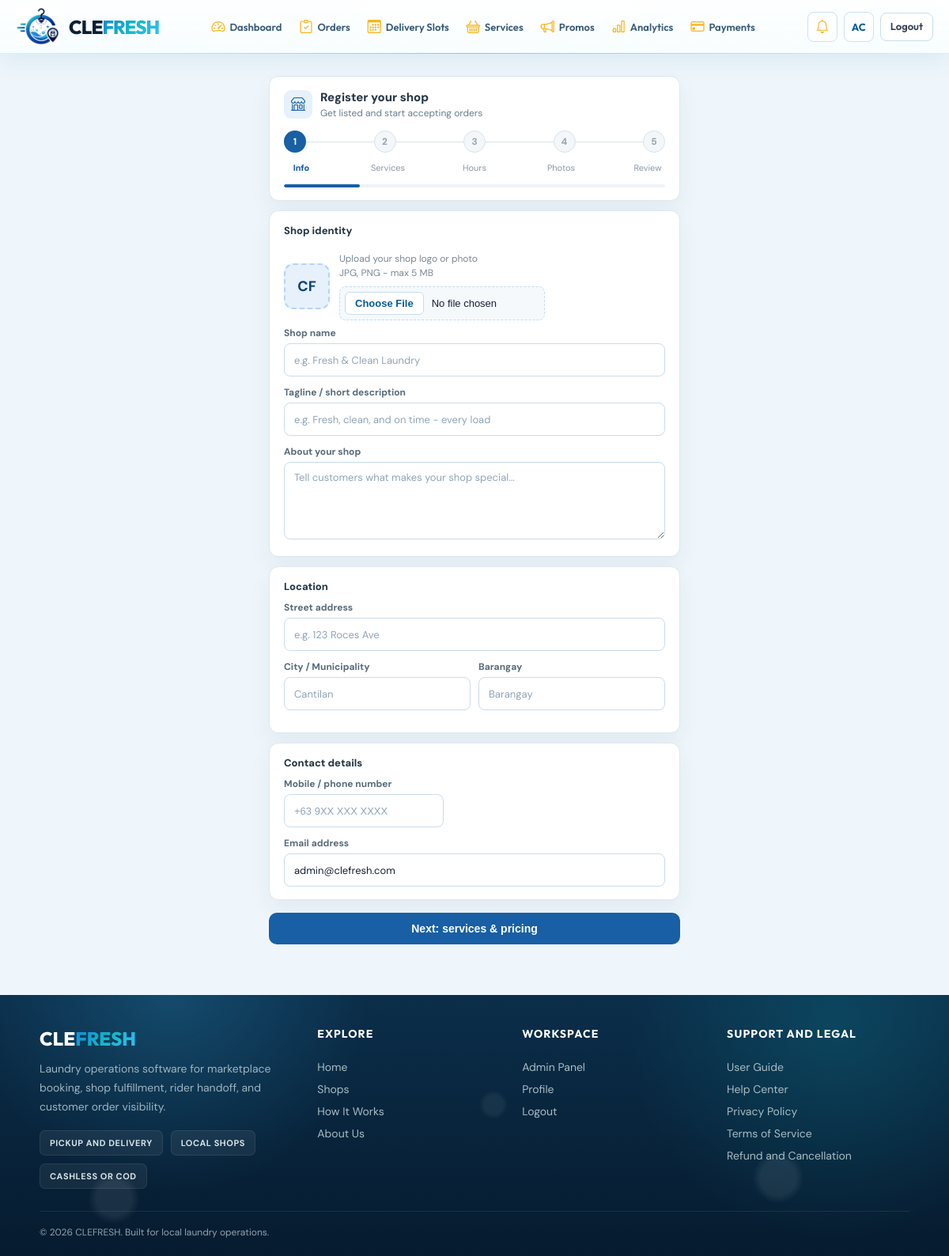
Page /shop-dashboard/register/ (signed in) on the committed database.
### accounts/models.py (models this page shows, shortened)
class User(AbstractUser):
    ROLE_CHOICES = [
        ('customer', 'Customer'),
        ('shop_owner', 'Shop Owner'),
        ('rider', 'Rider'),
        ('admin', 'Administrator'),
    ]
    SSO_CHOICES = [
        ('none', 'None'),
        ('google', 'Google'),
        ('facebook', 'Facebook'),
    ]
    role = models.CharField(max_length=20, choices=ROLE_CHOICES, blank=True, default='')
    contact_number = models.CharField(max_length=20, blank=True)
    address = models.TextField(blank=True)
    profile_picture = models.ImageField(upload_to=_profile_upload, blank=True, null=True, validators=[validate_image_upload])
    sso_provider = models.CharField(max_length=20, choices=SSO_CHOICES, default='none')
    email_notifications_enabled = models.BooleanField(default=True)
    email_verified = models.BooleanField(default=False)

### shops/views.py (the view, shortened to what this page needs)
# urls.py: path('register/', views.register_shop_view, name='register_shop'),
@role_required('shop_owner')
def register_shop_view(request):
    existing = request.user.shops.first()
    if existing and existing.status in ('approved', 'suspended'):
        if existing.status == 'suspended':
            messages.error(request, 'Your shop is suspended. Please contact support.')
            return redirect('shop_dashboard')
        return redirect('edit_shop')
    return render(request, 'shop_dashboard/register_shop.html', {'shop': existing})

### clefresh/context_processors.py (called while the page is built)
def google_maps_key(request):
    if request.path == '/' or any(request.path.startswith(p) for p in _MAP_PATHS):
        return {'GOOGLE_MAPS_API_KEY': settings.GOOGLE_MAPS_API_KEY}
    return {}

def paymongo_public_key(request):
    if request.path.startswith('/payment/'):
        return {'PAYMONGO_PUBLIC_KEY': settings.PAYMONGO_PUBLIC_KEY}
    return {}

def navigation_context(request):
    return {
        'is_shop_owner_area': request.path.startswith('/shop-dashboard/'),
        'NOTIFICATIONS_SSE': settings.NOTIFICATIONS_SSE,
    }

### templates/shop_dashboard/register_shop.html (shortened to what this page needs)
{% extends 'base.html' %}
{% block content %}
<div class="owner-onboarding">
  <form class="owner-shell" method="post" enctype="multipart/form-data" id="shopOnboardingForm">
    <div class="owner-card">
      <div class="owner-title-row">
        <div class="owner-icon"><i class="bi bi-shop"></i></div>
        <div>
          <div class="owner-title">Register your shop</div>
          <div class="owner-subtitle">Get listed and start accepting orders</div>
        </div>
      </div>
      <div class="step-bar">
        <div class="step-dot step-active" id="d1">1</div>
        <div class="step-line" id="l12"></div>
        <div class="step-dot step-todo" id="d2">2</div>
        <div class="step-line" id="l23"></div>
        <div class="step-dot step-todo" id="d3">3</div>
        <div class="step-line" id="l34"></div>
        <div class="step-dot step-todo" id="d4">4</div>
        <div class="step-line" id="l45"></div>
        <div class="step-dot step-todo" id="d5">5</div>
      </div>
      <div class="step-label-row">
        <div class="step-lbl-item cur" id="lbl1">Info</div>
        <div class="step-lbl-item" id="lbl2">Services</div>
        <div class="step-lbl-item" id="lbl3">Hours</div>
        <div class="step-lbl-item" id="lbl4">Photos</div>
        <div class="step-lbl-item" id="lbl5">Review</div>
      </div>
      <div class="progress-wrap"><div class="progress-fill" id="progressFill" style="width:20%"></div></div>
    </div>
    <div class="step-page active" id="page1">
      <div class="owner-card">
        <div class="section-head">Shop identity</div>
        <div class="avatar-row">
          <div class="avatar-circle" id="avatarCircle">CF</div>
          <div>
            <div class="upload-hint">Upload your shop logo or photo<br>JPG, PNG - max 5 MB</div>
            <input class="file-input" type="file" name="logo" accept="image/*">
          </div>
        </div>
        <div class="field-row">
          <div class="owner-lbl">Shop name</div>
          <input type="text" name="name" id="shopName" required placeholder="e.g. Fresh & Clean Laundry" value="{{ shop.name|default:'' }}">
        </div>
        <div class="field-row">
          <div class="owner-lbl">Tagline / short description</div>
          <input type="text" name="tagline" placeholder="e.g. Fresh, clean, and on time - every load">
        </div>
        <div class="field-row">
          <div class="owner-lbl">About your shop</div>
          <textarea name="description" rows="4" placeholder="Tell customers what makes your shop special...">{{ shop.description|default:'' }}</textarea>
        </div>
      </div>
      <div class="owner-card">
        <div class="section-head">Location</div>
        <div class="field-row">
          <div class="owner-lbl">Street address</div>
          <input type="text" name="street_address" id="streetAddress" required placeholder="e.g. 123 Roces Ave">
        </div>
        <div class="two-col">
          <div class="field-row">
            <div class="owner-lbl">City / Municipality</div>
            <input type="text" name="city" id="city" required placeholder="Cantilan">
          </div>
          <div class="field-row">
            <div class="owner-lbl">Barangay</div>
            <input type="text" name="barangay" id="barangay" placeholder="Barangay">
          </div>
        </div>
      </div>
      <div class="owner-card">
        <div class="section-head">Contact details</div>
        <div class="field-row">
          <div class="owner-lbl">Mobile / phone number</div>
          <input type="tel" name="contact" id="contact" placeholder="+63 9XX XXX XXXX" value="{{ shop.contact|default:'' }}">
        </div>
        <div class="field-row">
          <div class="owner-lbl">Email address</div>
          <input type="email" name="shop_email" id="shopEmail" placeholder="shop@example.com" value="{{ user.email }}">
        </div>
      </div>
      <button class="cta" type="button" data-next="2">Next: services & pricing</button>
    </div>
  </form>
</div>
{% endblock %}

### templates/base.html (shortened to what this page needs)
{% load static socialaccount %}
<!DOCTYPE html>
<html lang="en">
<head>
  <link rel="stylesheet" href="{% static 'vendor/bootstrap-icons-1.11.3/bootstrap-icons.min.css' %}">
  <link rel="stylesheet" href="{% static 'css/style.css' %}">
</head>
<body{% if not NOTIFICATIONS_SSE %} data-notif-sse="off"{% endif %}>
  <div class="site-water-bg" aria-hidden="true">
    <span class="site-bubble site-bubble-4"></span>
    <span class="site-bubble site-bubble-6"></span>
  </div>
  <header class="topbar{% if user.is_authenticated and user.role != 'customer' %}{% if is_shop_owner_area or is_shop_owner_home or user.role == 'admin' or user.is_superuser %} topbar--long-nav{% endif %}{% endif %}">
    <a href="/" class="topbar-logo" aria-label="CLEFRESH — home">
      <img src="{% static 'img/logo.webp' %}" alt="" class="topbar-logo-img" aria-hidden="true">
      <div class="topbar-logo-text">
        <span class="brand-name"><span class="brand-cle">CLE</span><span class="brand-fresh">FRESH</span></span>
      </div>
    </a>
    <nav class="topbar-nav" id="topbarNav" aria-label="Main navigation">
      {% block topbar_nav %}
      {% if user.is_authenticated and user.role == 'customer' %}
        <a href="{% url 'home' %}"{% if request.resolver_match.url_name == 'home' %} aria-current="page" class="active-nav"{% endif %}>Home</a>
        <a href="{% url 'order_list' %}"{% if request.resolver_match.url_name == 'order_list' %} aria-current="page" class="active-nav"{% endif %}>My Orders</a>
      {% elif is_shop_owner_area or is_shop_owner_home %}
        <a href="{% url 'shop_dashboard' %}"{% if request.resolver_match.url_name == 'shop_dashboard' %} aria-current="page" class="active-nav"{% endif %}><i class="bi bi-speedometer2 topbar-nav-icon" aria-hidden="true"></i>Dashboard</a>
        <a href="{% url 'shop_dashboard_orders' %}"><i class="bi bi-clipboard-check topbar-nav-icon" aria-hidden="true"></i>Orders</a>
        <a href="{% url 'shop_dashboard_slots' %}"><i class="bi bi-calendar3 topbar-nav-icon" aria-hidden="true"></i>Delivery Slots</a>
        <a href="{% url 'shop_dashboard_services' %}"><i class="bi bi-basket topbar-nav-icon" aria-hidden="true"></i>Services</a>
        <a href="{% url 'shop_dashboard_promos' %}"><i class="bi bi-megaphone topbar-nav-icon" aria-hidden="true"></i>Promos</a>
        <a href="{% url 'shop_dashboard_analytics' %}"><i class="bi bi-bar-chart topbar-nav-icon" aria-hidden="true"></i>Analytics</a>
        <a href="{% url 'shop_dashboard_payments' %}"><i class="bi bi-credit-card topbar-nav-icon" aria-hidden="true"></i>Payments</a>
      {% elif user.is_authenticated and user.role == 'rider' %}
      {% elif is_shop_site and shop %}
        <a href="{% url 'shop_detail' shop.id %}">{{ shop.name|truncatechars:18 }}</a>
        <a href="{% url 'shop_site_services' shop.id %}">Services</a>
        <a href="{% url 'shop_site_how_it_works' shop.id %}">How It Works</a>
        <a href="{% url 'shop_site_about' shop.id %}">About Us</a>
      {% else %}
        <a href="{% url 'home' %}"{% if request.resolver_match.url_name == 'home' %} aria-current="page" class="active-nav"{% endif %}>Home</a>
        <a href="{% url 'home' %}#services">Services</a>
        <a href="{% url 'home' %}#how-it-works">How It Works</a>
        <a href="{% url 'home' %}#about-us">About Us</a>
      {% endif %}
      {% endblock topbar_nav %}
    </nav>
    <div class="topbar-right">
      {% if user.is_authenticated %}
        <div class="notif-wrapper">
          <button class="notif-btn" id="notifBtn" onclick="toggleNotifDropdown()" aria-label="Notifications" aria-expanded="false" aria-controls="notifDropdown" aria-haspopup="true">
            <i class="bi bi-bell" aria-hidden="true"></i>
          </button>
        </div>
        <a href="{% url 'profile' %}" class="topbar-avatar">
          {{ user.first_name|first|upper|default:user.email|first|upper }}{{ user.last_name|first|upper|default:"" }}
        </a>
        <a href="{% url 'logout' %}" class="btn btn-ghost btn-sm topbar-logout" data-logout>Logout</a>
      {% else %}
        <a href="{% url 'login' %}" class="btn btn-ghost btn-sm" data-login-modal>Login</a>
        <a href="{% url 'register' %}" class="btn btn-sm topbar-register" data-register-modal>Register</a>
      {% endif %}
    </div>
  </header>
  <main id="main-content">{% block content %}{% endblock %}</main>
  <footer class="footer">
    <div class="footer-shell">
      <div class="footer-grid">
        <div class="footer-brand">
          <a href="/" class="footer-logo"><span class="brand-cle">CLE</span><span class="brand-fresh">FRESH</span></a>
          <p>Laundry operations software for marketplace booking, shop fulfillment, rider handoff, and customer order visibility.</p>
          <div class="footer-badges">
            <span>Pickup and Delivery</span>
            <span>Local Shops</span>
            <span>Cashless or COD</span>
          </div>
        </div>
        <div class="footer-col">
          <h3>Explore</h3>
          <a href="{% url 'home' %}">Home</a>
          <a href="{% url 'shop_list' %}">Shops</a>
          <a href="{% url 'home' %}#how-it-works">How It Works</a>
          <a href="{% url 'home' %}#about-us">About Us</a>
        </div>
        <div class="footer-col">
          <h3>Workspace</h3>
          {% if user.is_authenticated %}
            {% if user.role == 'customer' %}
              <a href="{% url 'order_list' %}">My Orders</a>
            {% elif user.role == 'rider' %}
              <a href="{% url 'rider_dashboard' %}">My Tasks</a>
            {% elif user.role == 'admin' or user.is_superuser %}
              <a href="{% url 'admin_dashboard' %}">Admin Panel</a>
            {% endif %}
            <a href="{% url 'profile' %}">Profile</a>
            <a href="{% url 'logout' %}" data-logout>Logout</a>
          {% else %}
            <a href="{% url 'login' %}" data-login-modal>Login</a>
            <a href="{% url 'register' %}" data-register-modal>Register</a>
          {% endif %}
        </div>
        <div class="footer-col">
          <h3>Support and Legal</h3>
          <a href="/info/user-guide/">User Guide</a>
          <a href="/info/help/">Help Center</a>
          <a href="/info/privacy/">Privacy Policy</a>
          <a href="/info/terms/">Terms of Service</a>
          <a href="/info/refunds/">Refund and Cancellation</a>
        </div>
      </div>
      <div class="footer-bottom">
        <p>&copy; 2026 CLEFRESH. Built for local laundry operations.</p>
      </div>
    </div>
  </footer>
</body>
</html>

### templates/shop_dashboard/register_shop.html (style rules this page uses)
.owner-onboarding { min-height: calc(100vh - 68px); padding: 28px 16px 64px; background: #eef6fb; }
.owner-shell { max-width: 520px; margin: 0 auto; }
.owner-card { background: #fff; border: 1px solid #dce8ef; border-radius: 12px; padding: 16px 18px; margin-bottom: 12px; box-shadow: 0 12px 28px rgba(15, 47, 72, .06); }
.owner-title-row { display: flex; align-items: center; gap: 10px; margin-bottom: 14px; }
.owner-icon { width: 36px; height: 36px; border-radius: 9px; background: #e6f1fb; display: flex; align-items: center; justify-content: center; color: #185fa5; font-size: 18px; }
.owner-title { font-size: 15px; font-weight: 800; color: #263746; }
.owner-subtitle { font-size: 12px; color: #6c7d8b; margin-top: 2px; }
.step-bar { display: flex; align-items: center; gap: 0; margin-bottom: 12px; }
.step-dot { width: 28px; height: 28px; border-radius: 50%; display: flex; align-items: center; justify-content: center; font-size: 12px; font-weight: 700; flex-shrink: 0; }
.step-line { flex: 1; height: 1px; background: #d7e3ea; }
.step-active { background: #185fa5; color: #fff; }
.step-todo { background: #f4f7f9; color: #94a3af; border: 1px solid #d7e3ea; }
.step-label-row { display: flex; justify-content: space-between; margin-bottom: 14px; }
.step-lbl-item { font-size: 11px; color: #8a98a5; text-align: center; width: 44px; }
.step-lbl-item.cur { color: #185fa5; font-weight: 800; }
.progress-wrap { background: #eef3f7; border-radius: 20px; height: 4px; overflow: hidden; }
.progress-fill { height: 100%; background: #185fa5; border-radius: 20px; transition: width .3s ease; }
.step-page { display: none; }
.step-page.active { display: block; animation: ownerStepIn .24s ease; }
.section-head { font-size: 13px; font-weight: 800; color: #263746; margin-bottom: 10px; }
.field-row { margin-bottom: 12px; }
.field-row:last-child { margin-bottom: 0; }
.owner-lbl { font-size: 12px; color: #586b7a; margin-bottom: 5px; font-weight: 700; }
.owner-onboarding input, .owner-onboarding textarea, .owner-onboarding select { font-size: 13px; border-radius: 8px; }
.two-col { display: grid; grid-template-columns: 1fr 1fr; gap: 10px; }
.avatar-row { display: flex; align-items: center; gap: 12px; padding: 8px 0; }
.avatar-circle { width: 58px; height: 58px; border-radius: 12px; background: #e6f1fb; display: flex; align-items: center; justify-content: center; font-size: 18px; font-weight: 800; color: #0c447c; border: 2px dashed #b5d4f4; flex-shrink: 0; }
.upload-hint, .note { font-size: 12px; color: #7a8894; line-height: 1.5; }
.file-input { width: 100%; margin-top: 8px; }
.cta, .cta-back { width: 100%; border-radius: 10px; font-size: 14px; cursor: pointer; }
.cta { padding: 12px; border: 0; background: #185fa5; color: #fff; font-weight: 800; margin-top: 4px; }

### rows in the picture
User: first_name|first "A", last_name|first "C", shop_email "admin@clefresh.com"
